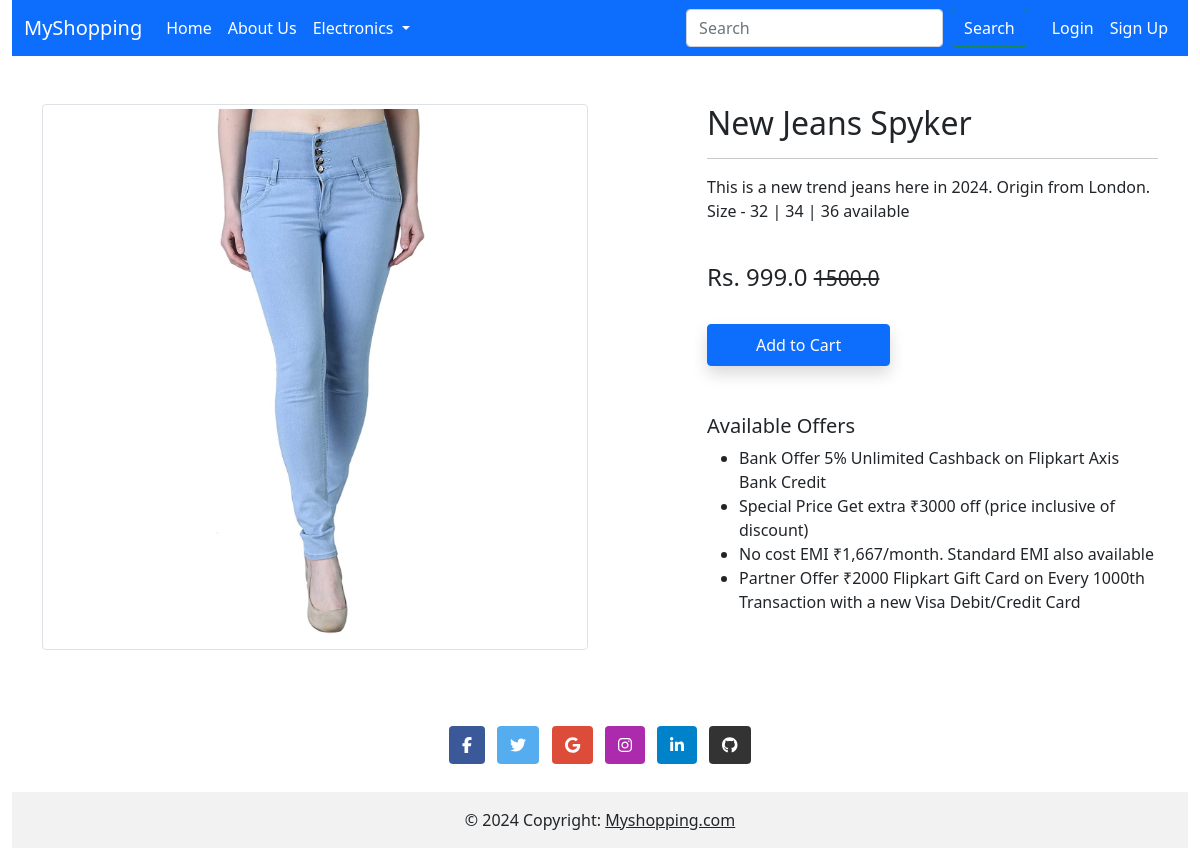
Screenshot of /product-detail/1 with the database file from the repository.
### myapp/models.py (models this page shows, shortened)
class Product(models.Model):
    title=models.CharField(max_length=200)
    selling_price=models.FloatField()
    discounted_price=models.FloatField()
    description=models.TextField()
    Brand=models.CharField(max_length=150)
    category=models.CharField(choices=CATEGORY_CHOICES,max_length=2)
    product_image=models.ImageField(upload_to='productimg')

### myapp/views.py (the view)
# urls.py: path('product-detail/<int:pk>',views.ProductView.as_view(),name='product-detail'),
class ProductView(View):
   def get(self,request,pk):
       product=Product.objects.get(id=pk)
       return render(request,'myapp/producdetail.html',{'product':product})

### myapp/templates/myapp/producdetail.html (shortened to what this page needs)
{% extends 'myapp/base.html' %}
{% load static %}
{% block content %}
<div class="container my-5">
    <div class="row">
     <div class="col-sm-6 text-center align-self-center">
      <img src="{{product.product_image.url}}" alt="" class="img-fluid img-thumbnail">
     </div>
     <div class="col-sm-5 offset-sm-1">
      <h2>{{product.title}}</h2>
      <hr>
      <p>{{product.description}}</p> <br>
      <h4>Rs. {{product.discounted_price}} <small class="fw-light text-decoration-line-through">{{product.selling_price}}</small></h4> <br>
      {% if not request.user.is_authenticated %}
        <form action="/addtocart" class="d-inline">
         <button type="submit" class="btn btn-primary shadow px-5 py-2">Add to Cart</button>
        </form>
      {% endif %}
      <h5 class="mt-5">Available Offers</h5>
      <ul>
       <li>Bank Offer 5% Unlimited Cashback on Flipkart Axis Bank Credit</li>
       <li>Special Price Get extra ₹3000 off (price inclusive of discount)</li>
       <li>No cost EMI ₹1,667/month. Standard EMI also available</li>
       <li>Partner Offer ₹2000 Flipkart Gift Card on Every 1000th Transaction with a new Visa Debit/Credit Card</li>
      </ul>
     </div>
    </div>
   </div>
{% endblock content %}

### rows the page displays
Product: product_image (picture), title "New Jeans Spyker", description "This is a new trend jeans here in 2024. Origin from London. Size - 32 | 34 | 36 available", discounted_price "999.0", selling_price "1500.0"
